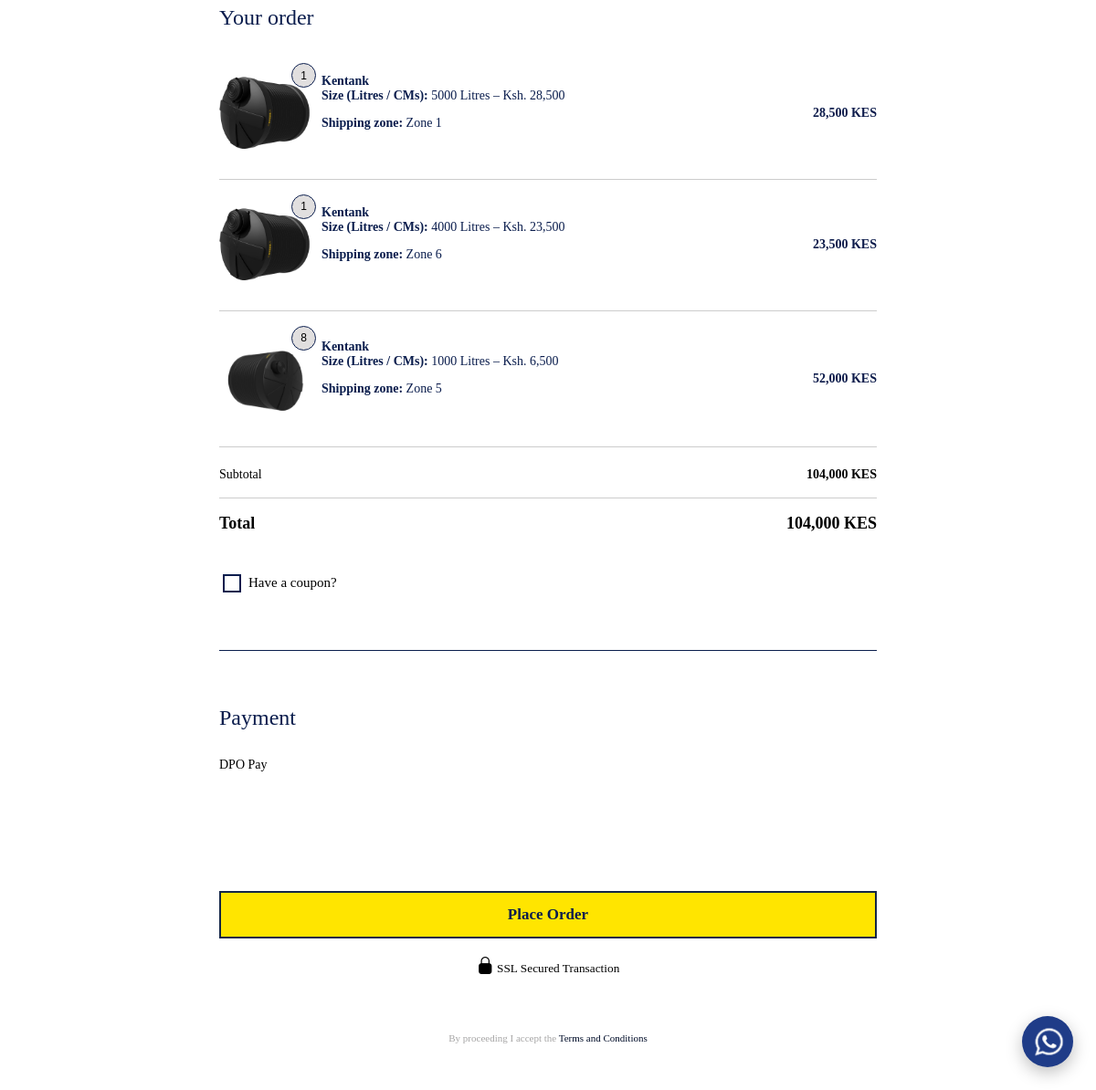
The page /checkout/ (lower part) on the database as committed earlier.
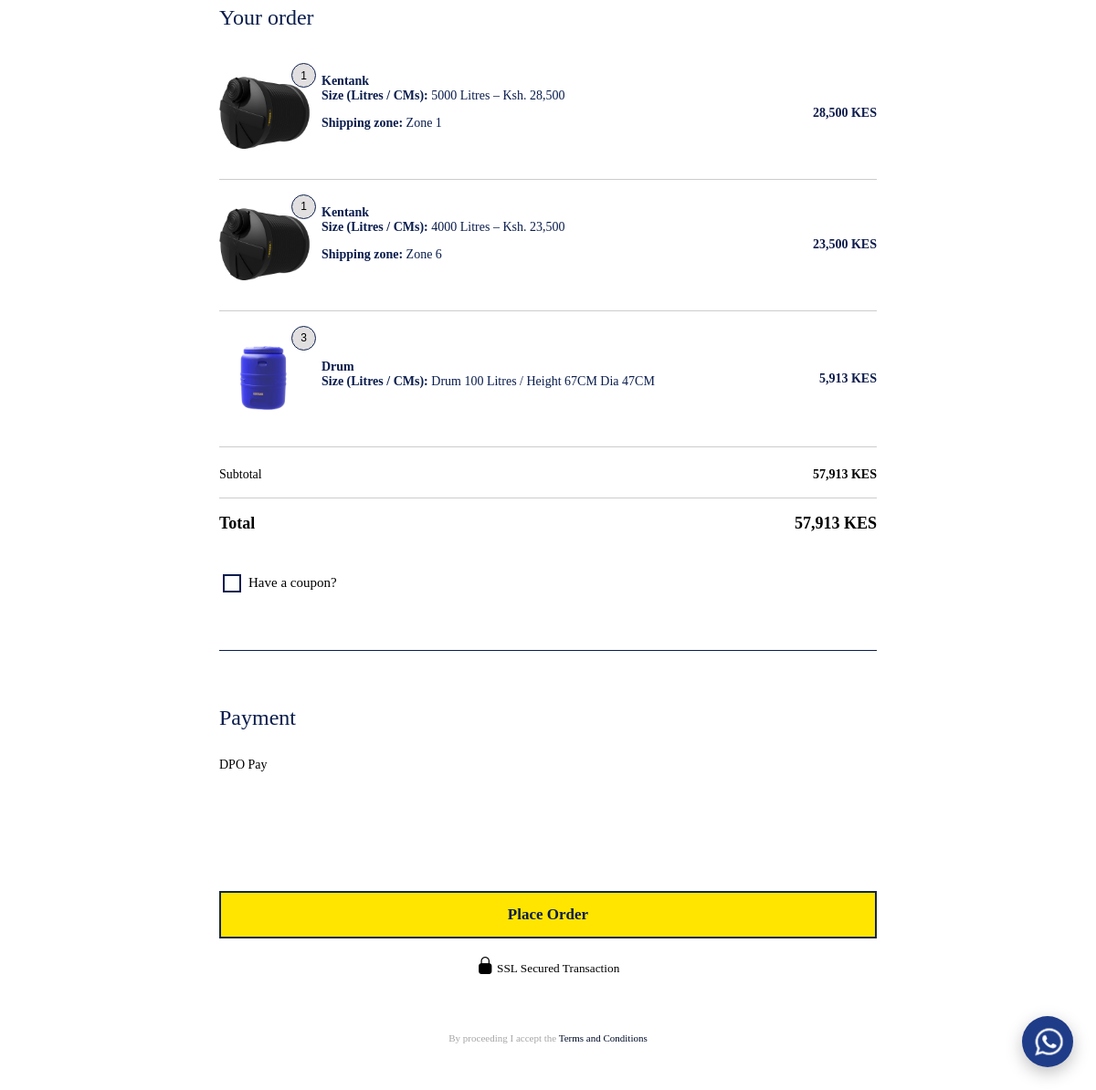
The same page on the database as committed later.
### shop/models.py (models this page shows, shortened)
class CartItem(models.Model):
    user = models.ForeignKey(User, on_delete=models.CASCADE, null=True, blank=True)
    product = models.ForeignKey(Product, on_delete=models.CASCADE)
    option = models.ForeignKey(ProductOption, on_delete=models.SET_NULL, null=True, blank=True)
    price = models.DecimalField(max_digits=10, decimal_places=2)
    quantity = models.PositiveIntegerField(default=1)
    shipping_zone = models.CharField(
        max_length=100,
        blank=True,
        null=True
    )
    class Meta:
        unique_together = ('user', 'product', 'option', 'shipping_zone')
    @property
    def line_total(self):
        return self.price * self.quantity

class ProductOption(models.Model):
    product = models.ForeignKey(
        Product,
        on_delete=models.CASCADE,
        related_name="options"
    )
    name = models.CharField(max_length=200)  # e.g. "200 Litres"
    price = models.DecimalField(max_digits=10, decimal_places=2)
    stock = models.IntegerField(default=0)
    image = models.ImageField(
        upload_to="products/options/",
        blank=True,
        help_text="Optional image for this size/option"
    )

class Product(models.Model):
    CATEGORY_CHOICES = [
        ("water_tanks", "Water Tanks & Storage"),
        ("sanitation", "Sanitation"),
        ("agriculture", "Agriculture"),
        ("material_handling", "Material Handling"),
        ("water_supply", "Water Supply & Accessories"),
        ("special_products", "Special Products"),
    ]
    TYPE_CHOICES = [
        ("viable", "Viable"),
        ("simple", "Simple"),
    ]
    brochure = models.FileField(
        upload_to="brochures/",
        blank=True,
        null=True,
        help_text="Upload product brochure (PDF recommended)"
    )
    name = models.CharField(max_length=200)
    slug = models.SlugField(unique=True)
    category = models.CharField(max_length=50, choices=CATEGORY_CHOICES)
    price = models.DecimalField(max_digits=10, decimal_places=2)
    type = models.CharField(max_length=20, choices=TYPE_CHOICES)
    quantity = models.IntegerField(default=0)
    image = models.ImageField(upload_to="products/")
    short_description = models.CharField(
        max_length=300,
        blank=True,
        null=True,
        help_text="Brief summary shown on product cards or listings."
    )
    description = models.TextField(blank=True, null=True)
    stock_status = models.BooleanField(default=True)
    offers_delivery = models.BooleanField(
        default=False,
        help_text="Check this if this product requires delivery & shipping zone selection"
    )

### shop/views.py (the view, shortened to what this page needs)
# urls.py: path('checkout/', views.checkout, name='checkout'),
def checkout(request):
    user = request.user if request.user.is_authenticated else None
    cart_items = CartItem.objects.filter(user=user)
    if not cart_items.exists():
        return redirect("cart")
    total = Decimal("0.00")
    for item in cart_items:
        total += item.price * item.quantity
    profile = None
    if user:
        profile, created = CustomerProfile.objects.get_or_create(user=user)
    return render(request, "checkout.html", {
        "cart_items": cart_items,
        "total": total,
        "profile": profile
    })

### shop/context_processors.py (called while the page is built)
def cart_count(request):
    if request.user.is_authenticated:
        items = CartItem.objects.filter(user=request.user)
        count = sum(item.quantity for item in items)
    else:
        count = 0
    return {
        "cart_count": count
    }

### shop/templates/checkout.html (shortened to what this page needs)
{% load humanize %}
{% load static %}
<!doctype html>
<html lang="en">
<head>
    <link rel="stylesheet" href="{% static 'assets/css/checkout.css' %}">
    <link rel="stylesheet" href="https://cdn.jsdelivr.net/npm/bootstrap-icons@1.13.1/font/bootstrap-icons.min.css">
</head>
<body>
<header>
    {% include 'includes/mainnavbar.html' %}
</header>
<main class="checkout-wrapper">
    <form method="post" class="checkout-form">
        <section class="order-summary">
    <h2>Your order</h2>
    {% for item in cart_items %}
    <div class="order-row">
        <div class="order-left">
            <div class="order-image-wrapper">
                <img src="{{ item.option.image.url }}" class="order-img">
                <span class="order-qty-badge">{{ item.quantity }}</span>
            </div>
            <div class="order-info">
                <strong>{{ item.product.name }}</strong>
                {% if item.option %}
                    <div class="meta">
                        <strong>Size (Litres / CMs):</strong> {{ item.option.name }}
                    </div>
                {% endif %}
                {% if item.shipping_zone %}
                    <p class="cart-name">
                        <strong>Shipping zone:</strong>
                        {{ item.shipping_zone }}
                    </p>
                {% endif %}
            </div>
        </div>
        <div class="order-price">
            {{ item.line_total|floatformat:0|intcomma }} KES
        </div>
    </div>
        <hr style="border: 0; border-top: 1px solid #cccccc; margin: 10px 0;">
    {% endfor %}
    <div class="summary-row">
        <span>Subtotal</span>
        <strong>{{ total|floatformat:0|intcomma }} KES</strong>
    </div>
        <hr style="border: 0; border-top: 1px solid #cccccc; margin: 5px 0;">
    <div class="summary-total">
        <strong>Total</strong>
        <strong>{{ total|floatformat:0|intcomma }} KES</strong>
    </div>
</section>
        <div class="extra-options">
            <label class="checkbox">
                <input type="checkbox" name="create_account">
                Have a coupon?
            </label>
        </div>
        <hr class="divider">
        <section class="payment">
            <h2>Payment</h2>
            <p>DPO Pay</p>
        </section>
        <button type="submit" class="place-order" id="placeOrderBtn">
            <strong>Place Order</strong>
        </button>
        <div class="footer">
            <div class="ssl">
                <small><i class="bi bi-lock-fill" style="font-size: 19px;"></i> SSL Secured Transaction</small>
            </div>
            <div class="terms">
                <p>
                    <span style="color: #a6a5a5;">By proceeding I accept the</span>
                    <a href="#">Terms and Conditions</a>
                </p>
            </div>
        </div>
    </form>
</main>
</body>
</html>

### shop/templates/includes/mainnavbar.html (shortened to what this page needs)
{% load static %}
<!doctype html>
<html lang="en">
<head>
    <link rel="stylesheet" href="{% static 'assets/css/navbar.css' %}">
</head>
<body>
{% include "whatsapp.html" %}
</body>
</html>

### shop/templates/whatsapp.html (shortened to what this page needs)
{% load static %}
<!doctype html>
<html lang="en">
<head>
    <link rel="stylesheet" href="{% static 'assets/css/whatsapp.css' %}">
</head>
<body>
<main>
    {% load static %}
<div class="kc-whatsapp-icon" id="whatsappToggle">
    <img id="whatsappIcon" src="{% static 'assets/image/icons/whatsapp-t.png' %}" alt="WhatsApp">
</div>
</main>
</body>
</html>

### shop/static/assets/css/checkout.css (style rules this page uses)
.checkout-wrapper { max-width: 700px; margin: 110px auto 40px; padding: 0 20px; font-family: Arial, sans-serif; }
.checkout-form h2 { margin-bottom: 30px; color: #0a1d4d; font-weight: normal; }
.order-summary { margin-top: 50px; }
.order-row { display: flex; justify-content: space-between; align-items: center; padding: 12px 0; }
.order-left { display: flex; align-items: center; gap: 12px; }
.order-image-wrapper { position: relative; display: inline-block; }
.order-qty-badge { font-family: Arial, sans-serif; position: absolute; top: -6px; right: -6px; background: #e1dfdf; font-size: 12px; width: 27px; height: 27px; border-radius: 50%; display: flex; align-items: center; justify-content: center; border: 1px solid #0a1d4d; }
.order-img { width: 100px; height: auto; object-fit: contain; }
.order-info { font-size: 14px; color: #0a1d4d; margin-top: -10px; }
.order-info .meta { font-size: 14px; color: #0a1d4d; }
.order-price { font-size: 14px; font-weight: 600; color: #0b1a4a; }
.summary-row, .summary-total { display: flex; justify-content: space-between; padding: 12px 0; }
.summary-row { font-size: 14px; }
.summary-total { font-size: 18px; font-weight: bold; }
.payment { margin-bottom: 100px; }
.payment p { font-size: 14px; }
.place-order { width: 100%; margin-top: 30px; padding: 14px 30px; background: #ffe500; color: #0a1d4d; font-size: 17px; cursor: pointer; border: 2px solid #142647; }
.extra-options { margin: 30px 0; }
.checkbox { display: flex; align-items: center; margin-bottom: 15px; font-size: 15px; cursor: pointer; }
input[type="checkbox"] { appearance: none; -webkit-appearance: none; width: 20px; height: 20px; border: 2px solid #0a1d4d; cursor: pointer; position: relative; }
.checkbox input { margin-right: 8px; }
.divider { margin: 60px 0; border: none; border-top: 1px solid #0a1d4d; }
.footer { align-content: center; }
.ssl { display: grid; text-align: center; padding: 20px 0; }
.terms { display: grid; text-align: center; padding-top: 30px; font-size: 11px; }
.terms a { text-decoration: none; color: #010d29; }
@media (min-width: 1200px) { .checkout-wrapper { max-width: 760px; } }

### shop/static/assets/css/navbar.css (style rules this page uses)
* { box-sizing: border-box; font-family: Georgia, serif; }
html, body { margin: 0; padding: 0; overflow-x: hidden; font-family: Georgia, serif; }
body { padding-top: 70px; font-family: Georgia, serif; }

### shop/static/assets/css/whatsapp.css (style rules this page uses)
.kc-whatsapp-icon { position: fixed; bottom: 25px; right: 25px; width: 56px; height: 56px; background: #1f3c88; border-radius: 50%; display: flex; align-items: center; justify-content: center; cursor: pointer; z-index: 9999; box-shadow: 0 6px 18px rgba(0,0,0,0.25); }
.kc-whatsapp-icon img { width: 55px; height: 55px; }

Rows that differ between the two databases and show on the page:
removed CartItem: option.image (picture), quantity "8", product.name "Kentank", option.name "1000 Litres – Ksh. 6,500", shipping_zone "Zone 5", line_total "52,000"
added CartItem: option.image (picture), quantity "3", product.name "Drum", option.name "Drum 100 Litres / Height 67CM Dia 47CM", line_total "5,913"
Other text that changed with them:
{{ total|floatformat:0|intcomma }}: "104,000" → "57,913"
